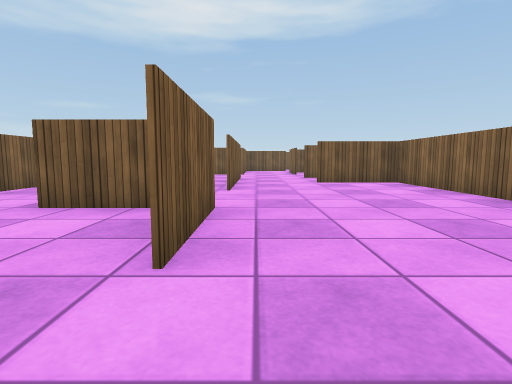
View 1 (above)

24 first-person views from a walk through a scene from a Unity 3-D project. The camera is 0.55 m above the floor, tilts 6° down and sees 80° across. The floor is counted in squares, 1 m on a side. Each view is taken from the middle of a square. On the plan, view 1 faces up. The plan holds only what a view shows up to about 9 squares ahead; the rest is blank. The place goes on beyond the plan. The player is left out. Surface patterns are stand-ins for the level's own textures.

View 2
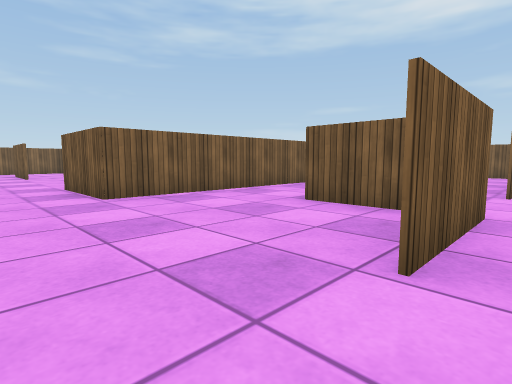

View 3
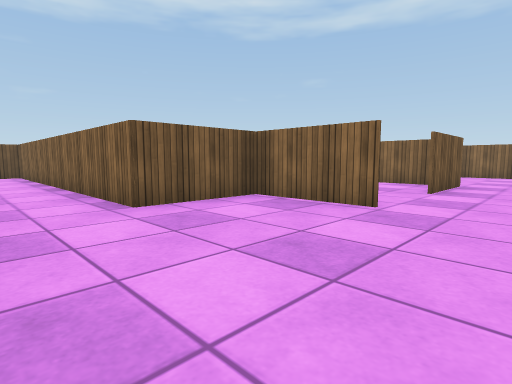

View 4
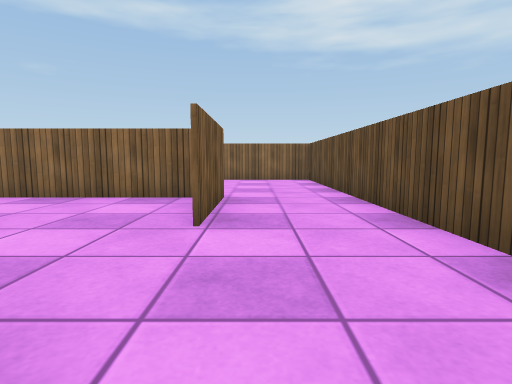

View 5
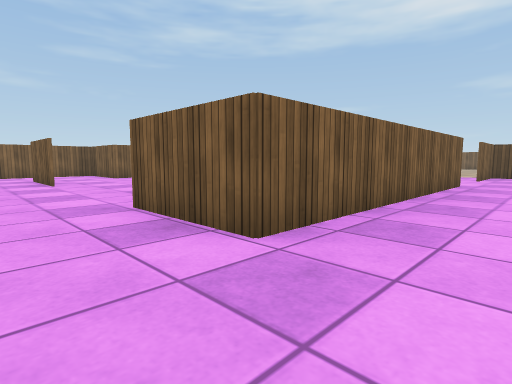

View 6
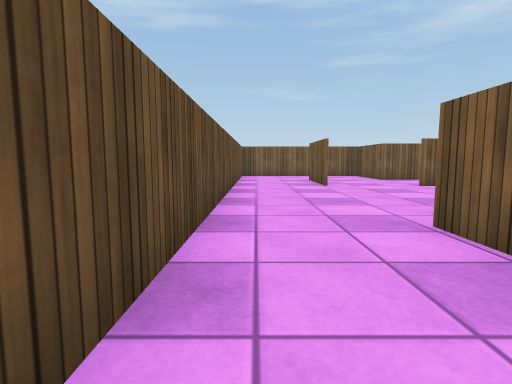

View 7
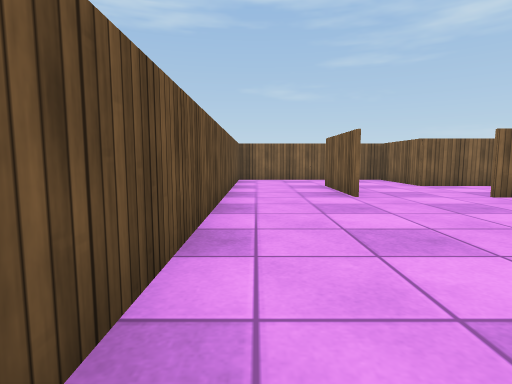

View 8
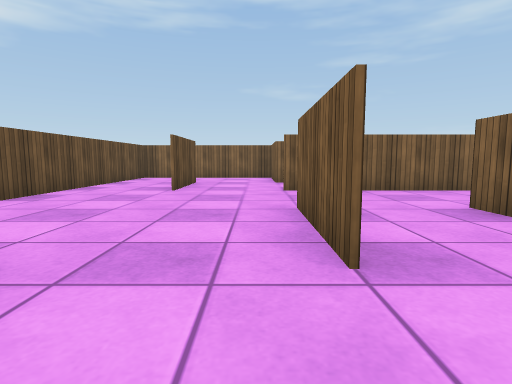

View 9
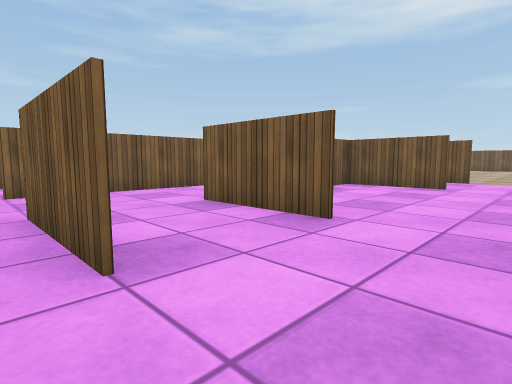

View 10
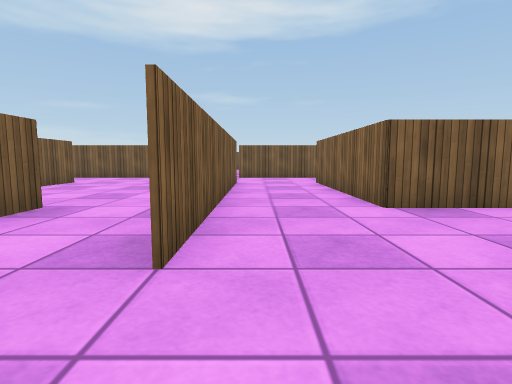

View 11
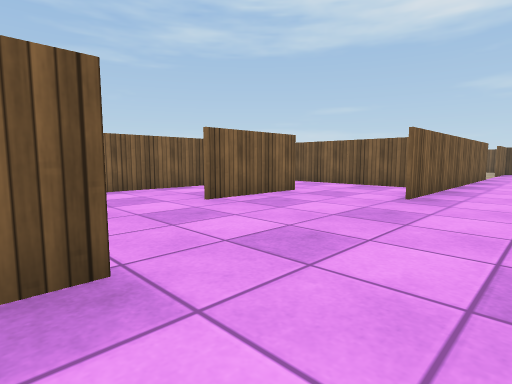

View 12
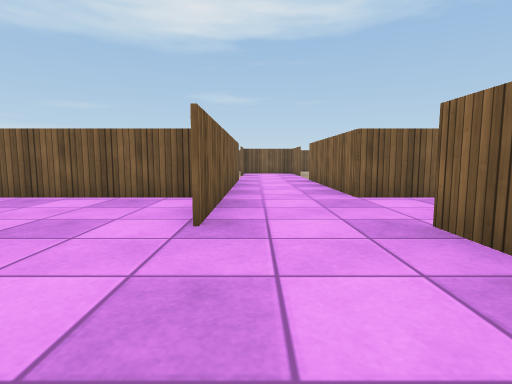

View 13
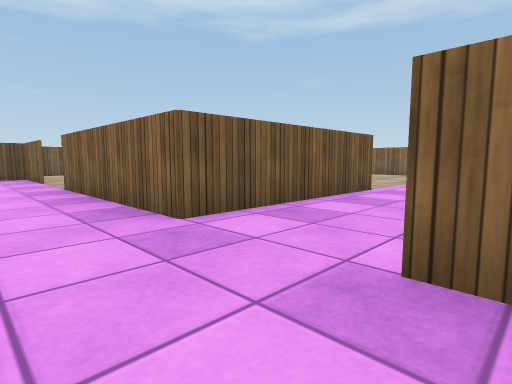

View 14
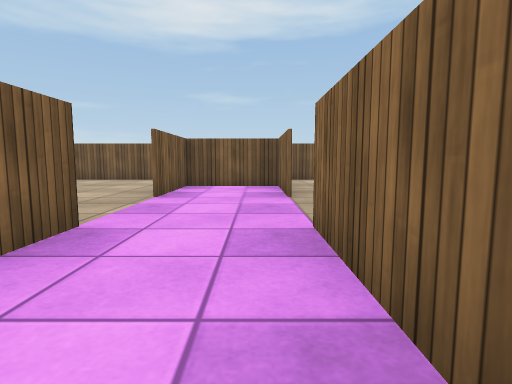

View 15
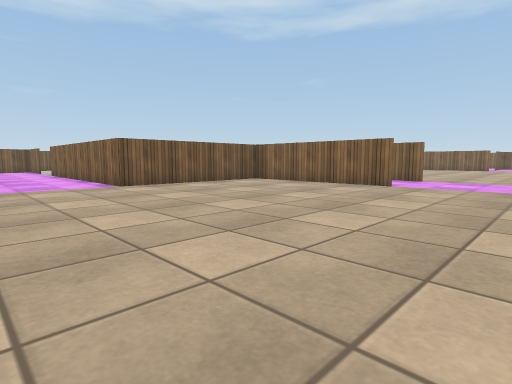

View 16
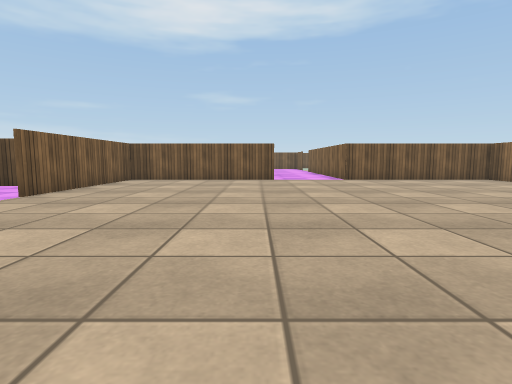

View 17
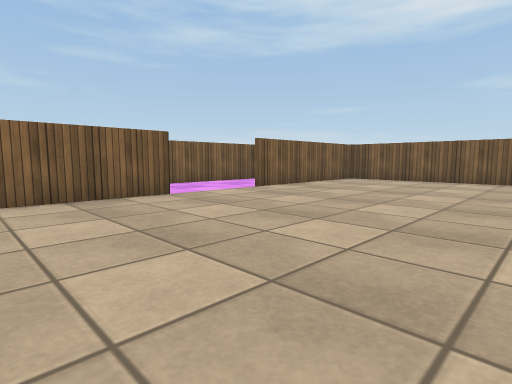

View 18
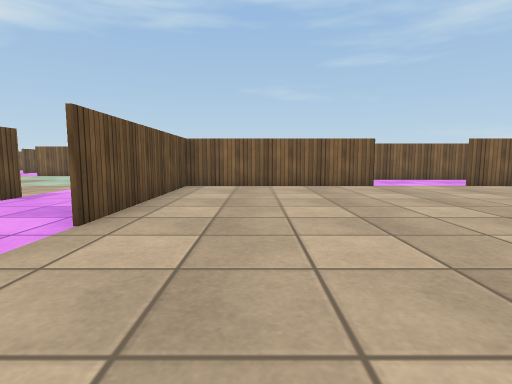

View 19
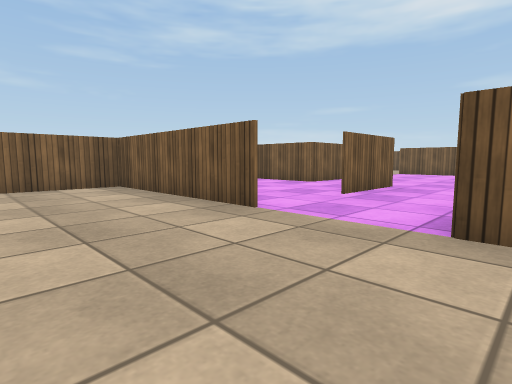

View 20
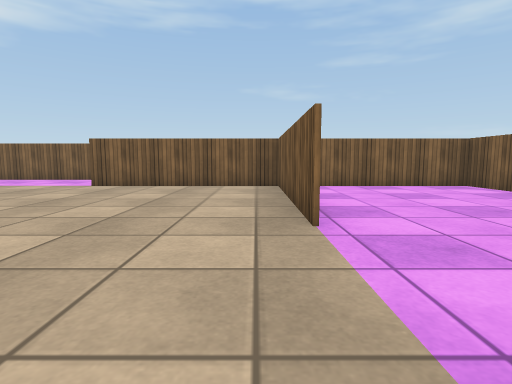

View 21
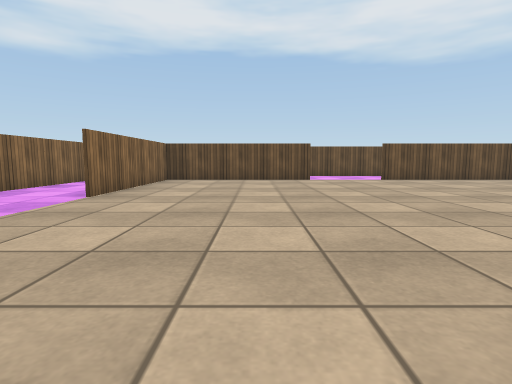

View 22
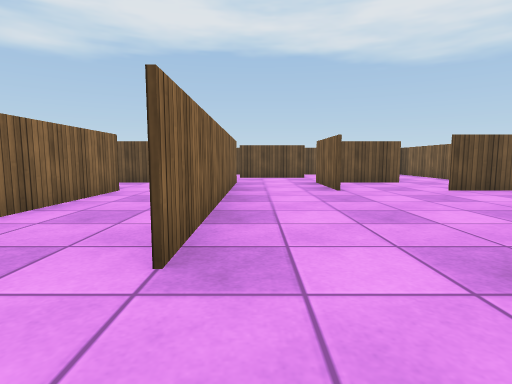

View 23
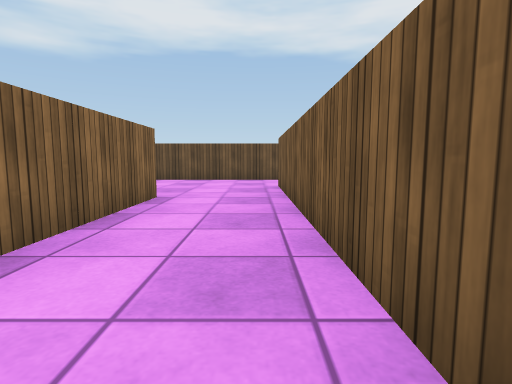

View 24
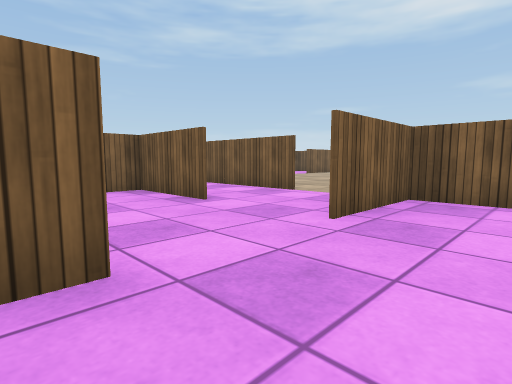

### Floor plan
Key: @ floor where view 1 was taken; # wall or solid block; . floor; = window, fence, low wall or low ledge; O other object.
Columns run from 26 left of view 1 to 8 right of it. Each row starts with its distance up from view 1.
 29        ..
 28        ..
 27       =..
 26    ###=...
 25     =...=.O
 24     =...=.OO
 23     =.....#
 22     ####..####  ##
 21     =........ = =
 20   ##=.........##=
 19   =.=.........=.=
 18  #=.=.........=.=.
 17   =................
 16   =................
 15   =.=.........=.=
 14   = =.........=.= ...
 13     =.........=.= ...
 12     ####..####=.####..####
 11       ........=.......=.=.
 10   OO .OOOO #..=...##..=.=.
  9            #=...=.=.....=.=.
  8           O.=...=.=.....=.=.###
  7 O         O.....=.=...=.=.=...=
  6 O         ##....=.##..=.=.=...=
  5            ...=.=.....=.=.....=
  4            .##=.=.##..=.##....=
  3           O.=.........=..#=...=
  2           O.=.##....##=...=.##=...#
  1             =.....................#
  0             #.............@.......#
 -1            ########################

Positions as (right, up) in squares from view 1, and headings:
1: (0, 0), facing up
2: (0, 0), facing up-left
3: (-4, 0), facing up-right
4: (-1, 1), facing right
5: (-3, 0), facing up-left
6: (-4, 0), facing left
7: (-6, 0), facing left
8: (-5, 3), facing left
9: (-5, 3), facing up-left
10: (-10, 2), facing up
11: (-11, 5), facing up-left
12: (-12, 7), facing up
13: (-12, 9), facing up-right
14: (-11, 13), facing up
15: (-19, 15), facing up-right
16: (-19, 13), facing up
17: (-18, 13), facing up-left
18: (-16, 13), facing left
19: (-16, 19), facing up-left
20: (-16, 21), facing left
21: (-15, 20), facing down
22: (-11, 11), facing down
23: (-4, 8), facing down
24: (-3, 7), facing up-left
